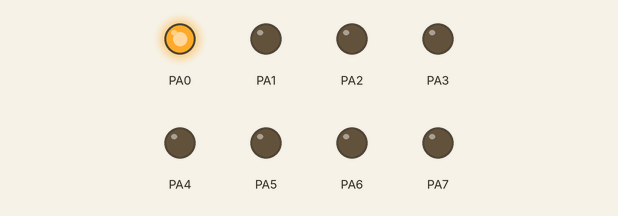
Bench run of a program on a simulated ATmega32, built with avr-gcc and emulated at 1 MHz. Parts: output pins drawn as LEDs (lit = HIGH).

Above: at 0.2 s.
At 1.2 s:
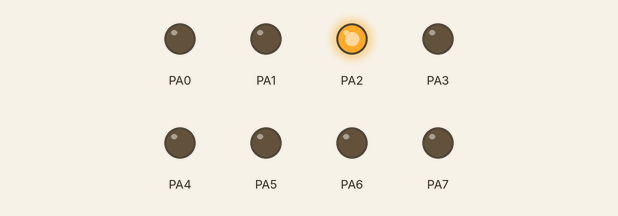
At 1.7 s:
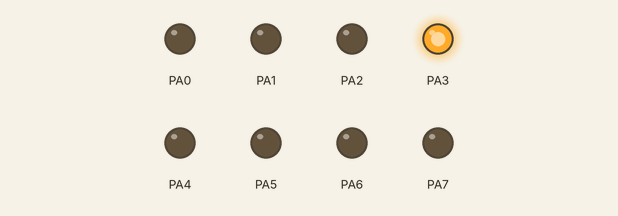
At 2.2 s:
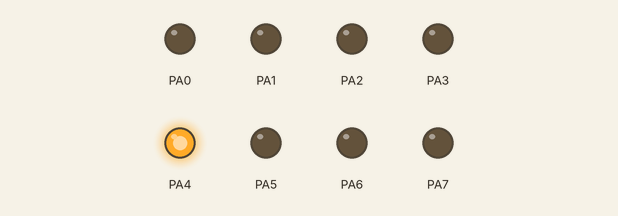
At 3.2 s:
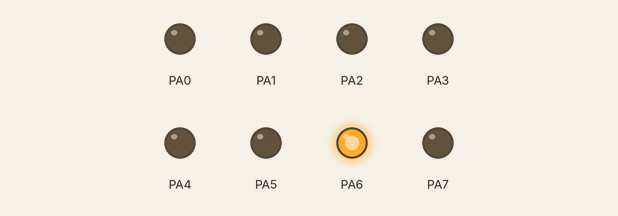
At 4.7 s:
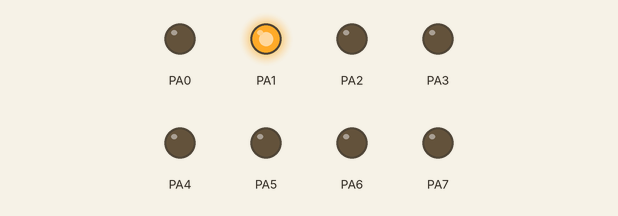
Timing chart, 0 to 5.2 s (numbered marks = the images above):
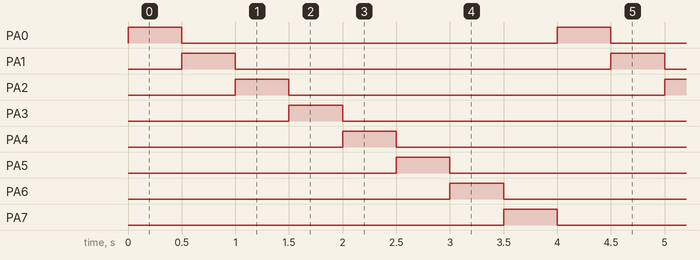

The program:

main.c
```c
#include<avr/io.h>
#include<util/delay.h>

 int main()
 {
   DDRA=0b11111111;
   while(1)
   {
 PORTA=0b00000001;//0
	_delay_ms(500);
	 PORTA=0b00000010;//1
	_delay_ms(500);
	 PORTA=0b00000100;//2
	_delay_ms(500);
	 PORTA=0b00001000;//3
	_delay_ms(500);
	 PORTA=0b00010000;//4
	_delay_ms(500);
	 PORTA=0b00100000;//5
	_delay_ms(500);
	 PORTA=0b01000000;//6
	_delay_ms(500);
	 PORTA=0b10000000;//7
	_delay_ms(500);
   }
 }
```

Measured:
- by itself, PA0–7: alternates HIGH for 0.50 s and LOW for 3.5 s
- by itself, everything shown: repeats every 4.0 s, in 8 steps
